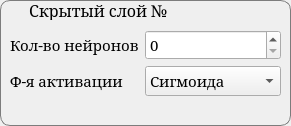
<?xml version="1.0" encoding="UTF-8"?>
<ui version="4.0">
 <class>HiddenLayerConfig</class>
 <widget class="QFrame" name="HiddenLayerConfig">
  <property name="geometry">
   <rect>
    <x>0</x>
    <y>0</y>
    <width>291</width>
    <height>126</height>
   </rect>
  </property>
  <property name="sizePolicy">
   <sizepolicy hsizetype="Preferred" vsizetype="Preferred">
    <horstretch>0</horstretch>
    <verstretch>0</verstretch>
   </sizepolicy>
  </property>
  <property name="minimumSize">
   <size>
    <width>0</width>
    <height>126</height>
   </size>
  </property>
  <property name="windowTitle">
   <string>Frame</string>
  </property>
  <property name="styleSheet">
   <string notr="true">#HiddenLayerConfig{border-color: rgb(124, 124, 124); border-width: 1px; border-radius: 10px; border-style: solid}
</string>
  </property>
  <widget class="QLabel" name="label">
   <property name="geometry">
    <rect>
     <x>10</x>
     <y>0</y>
     <width>181</width>
     <height>20</height>
    </rect>
   </property>
   <property name="font">
    <font>
     <family>Garamond</family>
     <pointsize>12</pointsize>
    </font>
   </property>
   <property name="styleSheet">
    <string notr="true">color:black</string>
   </property>
   <property name="text">
    <string>Скрытый слой № </string>
   </property>
   <property name="alignment">
    <set>Qt::AlignmentFlag::AlignCenter</set>
   </property>
  </widget>
  <widget class="QWidget" name="formLayoutWidget">
   <property name="geometry">
    <rect>
     <x>10</x>
     <y>30</y>
     <width>271</width>
     <height>81</height>
    </rect>
   </property>
   <layout class="QFormLayout" name="formLayout">
    <item row="0" column="0">
     <widget class="QLabel" name="label_2">
      <property name="font">
       <font>
        <family>Garamond</family>
        <pointsize>11</pointsize>
       </font>
      </property>
      <property name="styleSheet">
       <string notr="true">color: black</string>
      </property>
      <property name="text">
       <string>Кол-во нейронов</string>
      </property>
     </widget>
    </item>
    <item row="1" column="0">
     <widget class="QLabel" name="label_3">
      <property name="font">
       <font>
        <family>Garamond</family>
        <pointsize>11</pointsize>
       </font>
      </property>
      <property name="styleSheet">
       <string notr="true">color: black</string>
      </property>
      <property name="text">
       <string>Ф-я активации</string>
      </property>
     </widget>
    </item>
    <item row="1" column="1">
     <widget class="QComboBox" name="comboBox">
      <property name="font">
       <font>
        <family>Garamond</family>
        <pointsize>11</pointsize>
       </font>
      </property>
      <item>
       <property name="text">
        <string>Сигмоида</string>
       </property>
      </item>
      <item>
       <property name="text">
        <string>Линейная</string>
       </property>
      </item>
     </widget>
    </item>
    <item row="0" column="1">
     <widget class="QSpinBox" name="spinBox">
      <property name="font">
       <font>
        <family>Garamond</family>
        <pointsize>11</pointsize>
       </font>
      </property>
     </widget>
    </item>
   </layout>
  </widget>
 </widget>
 <resources/>
 <connections/>
</ui>
